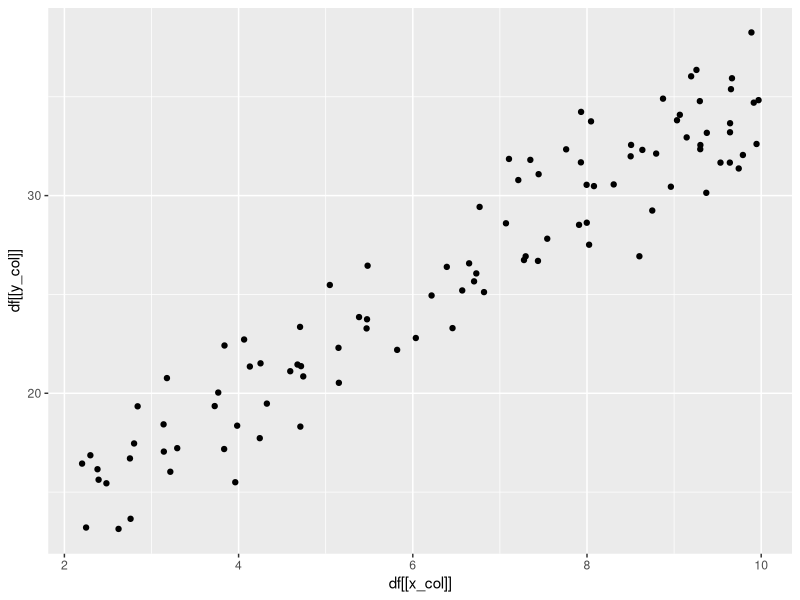
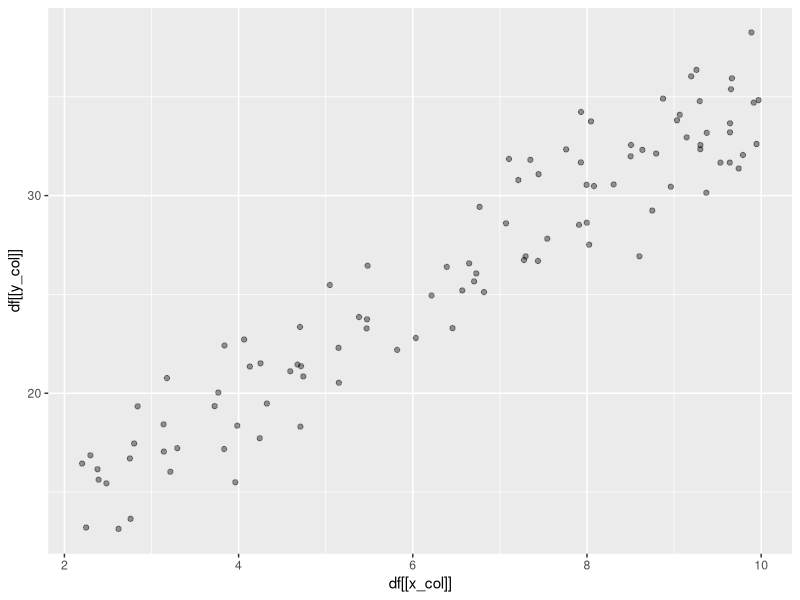

The R source for these figures, in order:
library(ggplot2)
library(tibble)

n <- 100L
x <- runif(100L, 2, 10)
y <- 10 + 2.5*x + 2*rnorm(n)
df <- data.table::as.data.table(cbind(x, y))

plot_points <- function(df, x_col, y_col, jitter = FALSE) {
  if (jitter) { # 扰动后散点图可以避免过多的点重合
    ggplot2::ggplot(data=df, mapping=ggplot2::aes(x=df[[x_col]], y = df[[y_col]])) +
      ggplot2::geom_jitter(alpha = 0.4)
  } else {
    ggplot2::ggplot(data=df, mapping=ggplot2::aes(x=df[[x_col]], y = df[[y_col]])) +
      ggplot2::geom_point()
  }
}

plot_points(df, "x", "y")
plot_points(df, "x", "y", TRUE)
